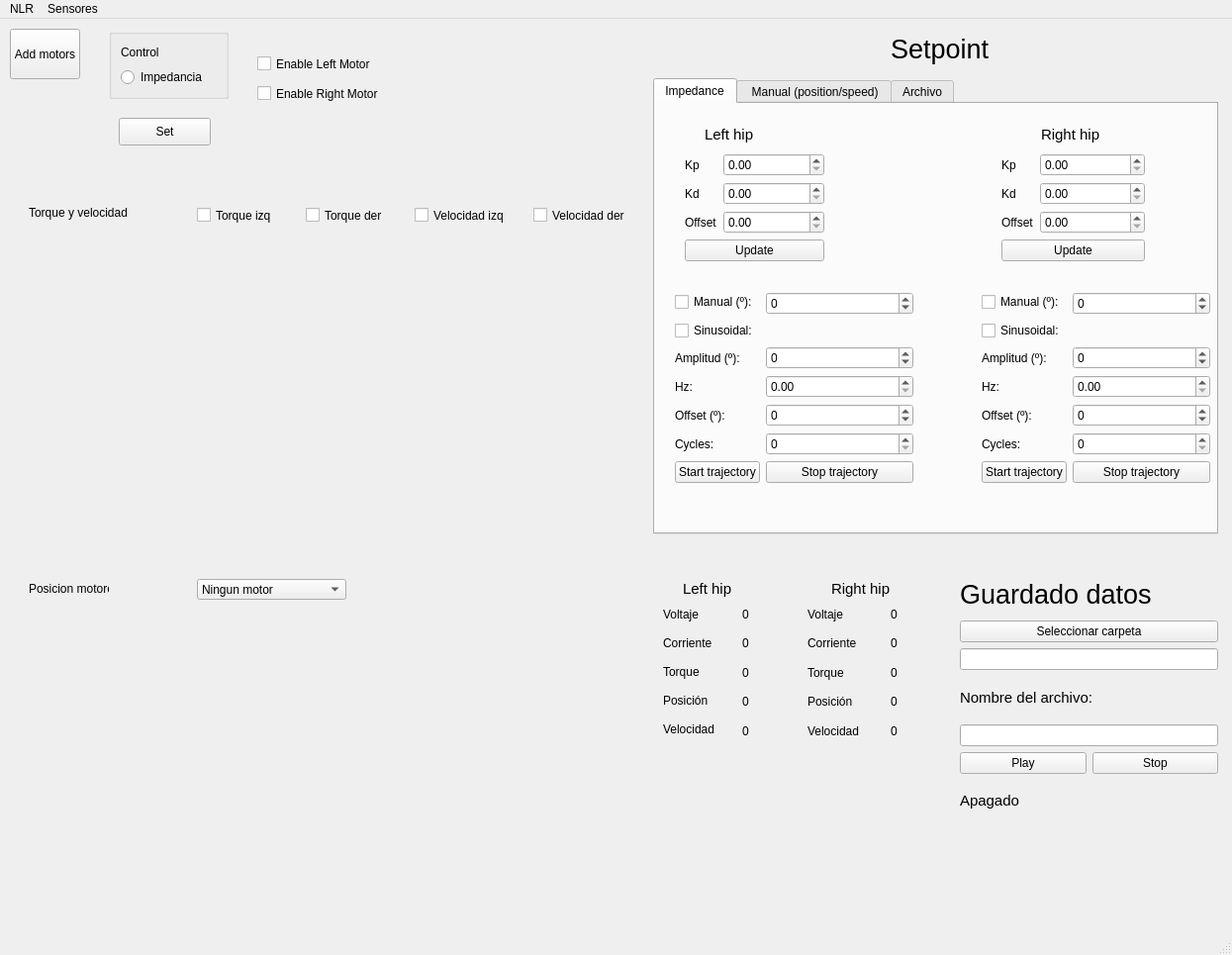
<?xml version="1.0" encoding="UTF-8"?>
<ui version="4.0">
 <class>MainWindow</class>
 <widget class="QMainWindow" name="MainWindow">
  <property name="enabled">
   <bool>true</bool>
  </property>
  <property name="geometry">
   <rect>
    <x>0</x>
    <y>0</y>
    <width>1245</width>
    <height>965</height>
   </rect>
  </property>
  <property name="font">
   <font>
    <pointsize>9</pointsize>
   </font>
  </property>
  <property name="windowTitle">
   <string>MainWindow</string>
  </property>
  <widget class="QWidget" name="centralwidget">
   <widget class="QTabWidget" name="tabWidget">
    <property name="enabled">
     <bool>true</bool>
    </property>
    <property name="geometry">
     <rect>
      <x>660</x>
      <y>60</y>
      <width>571</width>
      <height>461</height>
     </rect>
    </property>
    <property name="currentIndex">
     <number>0</number>
    </property>
    <widget class="QWidget" name="tab_4">
     <attribute name="title">
      <string>Impedance</string>
     </attribute>
     <widget class="QWidget" name="layoutWidget_11">
      <property name="geometry">
       <rect>
        <x>30</x>
        <y>50</y>
        <width>141</width>
        <height>131</height>
       </rect>
      </property>
      <layout class="QFormLayout" name="formLayout_5">
       <item row="0" column="0">
        <widget class="QLabel" name="frecuenciaLabel_5">
         <property name="text">
          <string>Kp</string>
         </property>
        </widget>
       </item>
       <item row="0" column="1">
        <widget class="QDoubleSpinBox" name="left_hip_kp_box">
         <property name="maximum">
          <double>50.000000000000000</double>
         </property>
         <property name="singleStep">
          <double>0.200000000000000</double>
         </property>
        </widget>
       </item>
       <item row="1" column="0">
        <widget class="QLabel" name="amplitudLabel_9">
         <property name="text">
          <string>Kd</string>
         </property>
        </widget>
       </item>
       <item row="1" column="1">
        <widget class="QDoubleSpinBox" name="left_hip_kd_box">
         <property name="maximum">
          <double>50.000000000000000</double>
         </property>
         <property name="singleStep">
          <double>0.200000000000000</double>
         </property>
        </widget>
       </item>
       <item row="2" column="0">
        <widget class="QLabel" name="amplitudLabel_10">
         <property name="text">
          <string>Offset</string>
         </property>
        </widget>
       </item>
       <item row="2" column="1">
        <widget class="QDoubleSpinBox" name="left_hip_offset_box">
         <property name="maximum">
          <double>10.000000000000000</double>
         </property>
         <property name="singleStep">
          <double>0.100000000000000</double>
         </property>
        </widget>
       </item>
       <item row="3" column="0" colspan="2">
        <widget class="QPushButton" name="update_impedance_parameters_btn_izq">
         <property name="text">
          <string>Update</string>
         </property>
        </widget>
       </item>
      </layout>
     </widget>
     <widget class="QWidget" name="layoutWidget_12">
      <property name="geometry">
       <rect>
        <x>350</x>
        <y>50</y>
        <width>145</width>
        <height>131</height>
       </rect>
      </property>
      <layout class="QFormLayout" name="formLayout_6">
       <item row="0" column="0">
        <widget class="QLabel" name="frecuenciaLabel_6">
         <property name="text">
          <string>Kp</string>
         </property>
        </widget>
       </item>
       <item row="0" column="1">
        <widget class="QDoubleSpinBox" name="right_hip_kp_box">
         <property name="maximum">
          <double>50.000000000000000</double>
         </property>
         <property name="singleStep">
          <double>0.200000000000000</double>
         </property>
        </widget>
       </item>
       <item row="1" column="0">
        <widget class="QLabel" name="amplitudLabel_11">
         <property name="text">
          <string>Kd</string>
         </property>
        </widget>
       </item>
       <item row="1" column="1">
        <widget class="QDoubleSpinBox" name="right_hip_kd_box">
         <property name="maximum">
          <double>50.000000000000000</double>
         </property>
         <property name="singleStep">
          <double>0.200000000000000</double>
         </property>
        </widget>
       </item>
       <item row="2" column="0">
        <widget class="QLabel" name="amplitudLabel_12">
         <property name="text">
          <string>Offset</string>
         </property>
        </widget>
       </item>
       <item row="2" column="1">
        <widget class="QDoubleSpinBox" name="right_hip_offset_box">
         <property name="maximum">
          <double>10.000000000000000</double>
         </property>
         <property name="singleStep">
          <double>0.100000000000000</double>
         </property>
        </widget>
       </item>
       <item row="3" column="0" colspan="2">
        <widget class="QPushButton" name="update_impedance_parameters_btn_der">
         <property name="text">
          <string>Update</string>
         </property>
        </widget>
       </item>
      </layout>
     </widget>
     <widget class="QLabel" name="label_5">
      <property name="enabled">
       <bool>true</bool>
      </property>
      <property name="geometry">
       <rect>
        <x>50</x>
        <y>10</y>
        <width>61</width>
        <height>41</height>
       </rect>
      </property>
      <property name="font">
       <font>
        <pointsize>11</pointsize>
       </font>
      </property>
      <property name="text">
       <string>Left hip</string>
      </property>
     </widget>
     <widget class="QLabel" name="label_9">
      <property name="enabled">
       <bool>true</bool>
      </property>
      <property name="geometry">
       <rect>
        <x>390</x>
        <y>10</y>
        <width>61</width>
        <height>41</height>
       </rect>
      </property>
      <property name="font">
       <font>
        <pointsize>11</pointsize>
       </font>
      </property>
      <property name="text">
       <string>Right hip</string>
      </property>
     </widget>
     <widget class="QWidget" name="formLayoutWidget">
      <property name="geometry">
       <rect>
        <x>20</x>
        <y>190</y>
        <width>241</width>
        <height>230</height>
       </rect>
      </property>
      <layout class="QFormLayout" name="formLayout">
       <item row="0" column="0">
        <widget class="QCheckBox" name="left_hip_manual_enable">
         <property name="text">
          <string>Manual (º):</string>
         </property>
        </widget>
       </item>
       <item row="0" column="1">
        <widget class="QDoubleSpinBox" name="left_hip_manual_box">
         <property name="decimals">
          <number>0</number>
         </property>
         <property name="minimum">
          <double>-100.000000000000000</double>
         </property>
         <property name="maximum">
          <double>100.000000000000000</double>
         </property>
         <property name="singleStep">
          <double>2.000000000000000</double>
         </property>
        </widget>
       </item>
       <item row="1" column="0">
        <widget class="QCheckBox" name="left_hip_sine_enable">
         <property name="text">
          <string>Sinusoidal:</string>
         </property>
        </widget>
       </item>
       <item row="2" column="0">
        <widget class="QLabel" name="label">
         <property name="text">
          <string>Amplitud (º):</string>
         </property>
        </widget>
       </item>
       <item row="2" column="1">
        <widget class="QDoubleSpinBox" name="left_hip_sine_amp">
         <property name="decimals">
          <number>0</number>
         </property>
         <property name="minimum">
          <double>-180.000000000000000</double>
         </property>
         <property name="maximum">
          <double>180.000000000000000</double>
         </property>
        </widget>
       </item>
       <item row="3" column="1">
        <widget class="QDoubleSpinBox" name="left_hip_sine_freq">
         <property name="maximum">
          <double>10.000000000000000</double>
         </property>
         <property name="singleStep">
          <double>0.050000000000000</double>
         </property>
        </widget>
       </item>
       <item row="4" column="1">
        <widget class="QDoubleSpinBox" name="left_hip_sine_offset">
         <property name="decimals">
          <number>0</number>
         </property>
         <property name="minimum">
          <double>-100.000000000000000</double>
         </property>
         <property name="maximum">
          <double>100.000000000000000</double>
         </property>
         <property name="singleStep">
          <double>5.000000000000000</double>
         </property>
        </widget>
       </item>
       <item row="5" column="1">
        <widget class="QDoubleSpinBox" name="left_hip_sine_cycles">
         <property name="decimals">
          <number>0</number>
         </property>
         <property name="maximum">
          <double>100.000000000000000</double>
         </property>
        </widget>
       </item>
       <item row="3" column="0">
        <widget class="QLabel" name="label_2">
         <property name="text">
          <string>Hz:</string>
         </property>
        </widget>
       </item>
       <item row="4" column="0">
        <widget class="QLabel" name="label_28">
         <property name="text">
          <string>Offset (º):</string>
         </property>
        </widget>
       </item>
       <item row="5" column="0">
        <widget class="QLabel" name="label_29">
         <property name="text">
          <string>Cycles:</string>
         </property>
        </widget>
       </item>
       <item row="6" column="0">
        <widget class="QPushButton" name="left_start_traj_btn">
         <property name="text">
          <string>Start trajectory</string>
         </property>
        </widget>
       </item>
       <item row="6" column="1">
        <widget class="QPushButton" name="left_stop_traj_btn">
         <property name="text">
          <string>Stop trajectory</string>
         </property>
        </widget>
       </item>
      </layout>
     </widget>
     <widget class="QWidget" name="formLayoutWidget_2">
      <property name="geometry">
       <rect>
        <x>330</x>
        <y>190</y>
        <width>231</width>
        <height>230</height>
       </rect>
      </property>
      <layout class="QFormLayout" name="formLayout_2">
       <item row="0" column="0">
        <widget class="QCheckBox" name="right_hip_manual_enable">
         <property name="text">
          <string>Manual (º):</string>
         </property>
        </widget>
       </item>
       <item row="0" column="1">
        <widget class="QDoubleSpinBox" name="right_hip_manual_box">
         <property name="decimals">
          <number>0</number>
         </property>
         <property name="minimum">
          <double>-100.000000000000000</double>
         </property>
         <property name="maximum">
          <double>100.000000000000000</double>
         </property>
         <property name="singleStep">
          <double>2.000000000000000</double>
         </property>
        </widget>
       </item>
       <item row="1" column="0">
        <widget class="QCheckBox" name="right_hip_sine_enable">
         <property name="text">
          <string>Sinusoidal:</string>
         </property>
        </widget>
       </item>
       <item row="2" column="0">
        <widget class="QLabel" name="label_30">
         <property name="text">
          <string>Amplitud (º):</string>
         </property>
        </widget>
       </item>
       <item row="2" column="1">
        <widget class="QDoubleSpinBox" name="right_hip_sine_amp">
         <property name="decimals">
          <number>0</number>
         </property>
         <property name="minimum">
          <double>-180.000000000000000</double>
         </property>
         <property name="maximum">
          <double>180.000000000000000</double>
         </property>
        </widget>
       </item>
       <item row="3" column="0">
        <widget class="QLabel" name="label_31">
         <property name="text">
          <string>Hz:</string>
         </property>
        </widget>
       </item>
       <item row="3" column="1">
        <widget class="QDoubleSpinBox" name="right_hip_sine_freq">
         <property name="maximum">
          <double>10.000000000000000</double>
         </property>
         <property name="singleStep">
          <double>0.050000000000000</double>
         </property>
        </widget>
       </item>
       <item row="4" column="0">
        <widget class="QLabel" name="label_32">
         <property name="text">
          <string>Offset (º):</string>
         </property>
        </widget>
       </item>
       <item row="4" column="1">
        <widget class="QDoubleSpinBox" name="right_hip_sine_offset">
         <property name="decimals">
          <number>0</number>
         </property>
         <property name="minimum">
          <double>-100.000000000000000</double>
         </property>
         <property name="maximum">
          <double>100.000000000000000</double>
         </property>
         <property name="singleStep">
          <double>5.000000000000000</double>
         </property>
        </widget>
       </item>
       <item row="5" column="1">
        <widget class="QDoubleSpinBox" name="right_hip_sine_cycles">
         <property name="decimals">
          <number>0</number>
         </property>
         <property name="maximum">
          <double>100.000000000000000</double>
         </property>
        </widget>
       </item>
       <item row="6" column="0">
        <widget class="QPushButton" name="right_start_traj_btn">
         <property name="text">
          <string>Start trajectory</string>
         </property>
        </widget>
       </item>
       <item row="6" column="1">
        <widget class="QPushButton" name="right_stop_traj_btn">
         <property name="text">
          <string>Stop trajectory</string>
         </property>
        </widget>
       </item>
       <item row="5" column="0">
        <widget class="QLabel" name="label_33">
         <property name="text">
          <string>Cycles:</string>
         </property>
        </widget>
       </item>
      </layout>
     </widget>
    </widget>
    <widget class="QWidget" name="motores">
     <attribute name="title">
      <string> Manual (position/speed)</string>
     </attribute>
    </widget>
    <widget class="QWidget" name="tab_2">
     <attribute name="title">
      <string>Archivo</string>
     </attribute>
     <widget class="QWidget" name="layoutWidget_7">
      <property name="geometry">
       <rect>
        <x>50</x>
        <y>130</y>
        <width>371</width>
        <height>41</height>
       </rect>
      </property>
      <layout class="QHBoxLayout" name="horizontalLayout_5">
       <item>
        <widget class="QPushButton" name="Archive_setpoint_play">
         <property name="text">
          <string>Play</string>
         </property>
         <property name="icon">
          <iconset>
           <normaloff>../../../../../../../../../../../../Downloads/play.png</normaloff>
           <normalon>../../../../../../../../../../../../Downloads/play.png</normalon>../../../../../../../../../../../../Downloads/play.png</iconset>
         </property>
        </widget>
       </item>
       <item>
        <widget class="QPushButton" name="Archive_setpoint_pause">
         <property name="text">
          <string>Pause</string>
         </property>
         <property name="icon">
          <iconset>
           <normaloff>../../../../../../../../../../../../Downloads/pause.png</normaloff>../../../../../../../../../../../../Downloads/pause.png</iconset>
         </property>
        </widget>
       </item>
       <item>
        <widget class="QPushButton" name="Archive_setpoint_stop">
         <property name="text">
          <string>Stop</string>
         </property>
         <property name="icon">
          <iconset>
           <normaloff>../../../../../../../../../../../../Downloads/stop.png</normaloff>../../../../../../../../../../../../Downloads/stop.png</iconset>
         </property>
        </widget>
       </item>
      </layout>
     </widget>
     <widget class="QLineEdit" name="nombre_carpeta_setpoint">
      <property name="geometry">
       <rect>
        <x>30</x>
        <y>70</y>
        <width>399</width>
        <height>24</height>
       </rect>
      </property>
      <property name="text">
       <string/>
      </property>
     </widget>
     <widget class="QLineEdit" name="nombre_archivo_setpoint">
      <property name="geometry">
       <rect>
        <x>30</x>
        <y>100</y>
        <width>399</width>
        <height>24</height>
       </rect>
      </property>
      <property name="text">
       <string/>
      </property>
     </widget>
     <widget class="QPushButton" name="archivo_setpoint_btn">
      <property name="geometry">
       <rect>
        <x>30</x>
        <y>30</y>
        <width>399</width>
        <height>28</height>
       </rect>
      </property>
      <property name="text">
       <string>Seleccionar archivo</string>
      </property>
     </widget>
     <widget class="QWidget" name="layoutWidget_8">
      <property name="geometry">
       <rect>
        <x>120</x>
        <y>180</y>
        <width>251</width>
        <height>41</height>
       </rect>
      </property>
      <layout class="QFormLayout" name="formLayout_9">
       <item row="0" column="0">
        <widget class="QLabel" name="frecuenciaLabel_9">
         <property name="text">
          <string>Estado:         </string>
         </property>
        </widget>
       </item>
       <item row="0" column="1">
        <widget class="QLabel" name="Archive_state">
         <property name="enabled">
          <bool>true</bool>
         </property>
         <property name="font">
          <font>
           <pointsize>11</pointsize>
          </font>
         </property>
         <property name="text">
          <string>Parado</string>
         </property>
        </widget>
       </item>
      </layout>
     </widget>
    </widget>
   </widget>
   <widget class="QCheckBox" name="enable_motors">
    <property name="geometry">
     <rect>
      <x>260</x>
      <y>30</y>
      <width>221</width>
      <height>31</height>
     </rect>
    </property>
    <property name="text">
     <string>Enable Left Motor</string>
    </property>
   </widget>
   <widget class="QCheckBox" name="enable_right_motor">
    <property name="geometry">
     <rect>
      <x>260</x>
      <y>60</y>
      <width>221</width>
      <height>31</height>
     </rect>
    </property>
    <property name="text">
     <string>Enable Right Motor</string>
    </property>
   </widget>
   <widget class="QGroupBox" name="cadera_izq_control_Qbox">
    <property name="geometry">
     <rect>
      <x>110</x>
      <y>10</y>
      <width>121</width>
      <height>71</height>
     </rect>
    </property>
    <layout class="QGridLayout" name="cadera_control_grid">
     <item row="0" column="0">
      <widget class="QLabel" name="label_4">
       <property name="enabled">
        <bool>true</bool>
       </property>
       <property name="text">
        <string>Control</string>
       </property>
      </widget>
     </item>
     <item row="1" column="0">
      <layout class="QGridLayout" name="cadera_izq_control_grid_">
       <item row="1" column="0">
        <widget class="QRadioButton" name="impedance_control">
         <property name="enabled">
          <bool>true</bool>
         </property>
         <property name="text">
          <string>Impedancia</string>
         </property>
        </widget>
       </item>
      </layout>
     </item>
    </layout>
   </widget>
   <widget class="QPushButton" name="control_set">
    <property name="geometry">
     <rect>
      <x>120</x>
      <y>100</y>
      <width>93</width>
      <height>28</height>
     </rect>
    </property>
    <property name="text">
     <string>Set</string>
    </property>
   </widget>
   <widget class="QWidget" name="layoutWidget">
    <property name="geometry">
     <rect>
      <x>750</x>
      <y>590</y>
      <width>41</width>
      <height>141</height>
     </rect>
    </property>
    <layout class="QVBoxLayout" name="verticalLayout_2">
     <item>
      <widget class="QLabel" name="cadera_izq_voltaje_data">
       <property name="text">
        <string>0</string>
       </property>
      </widget>
     </item>
     <item>
      <widget class="QLabel" name="cadera_izq_corriente_data">
       <property name="text">
        <string>0</string>
       </property>
      </widget>
     </item>
     <item>
      <widget class="QLabel" name="cadera_izq_torque_data">
       <property name="text">
        <string>0</string>
       </property>
      </widget>
     </item>
     <item>
      <widget class="QLabel" name="cadera_izq_posicion_data">
       <property name="text">
        <string>0</string>
       </property>
      </widget>
     </item>
     <item>
      <widget class="QLabel" name="cadera_izq_velocidad_data">
       <property name="text">
        <string>0</string>
       </property>
      </widget>
     </item>
    </layout>
   </widget>
   <widget class="QWidget" name="layoutWidget">
    <property name="geometry">
     <rect>
      <x>670</x>
      <y>590</y>
      <width>71</width>
      <height>139</height>
     </rect>
    </property>
    <layout class="QVBoxLayout" name="verticalLayout">
     <item>
      <widget class="QLabel" name="cadera_izq_voltaje_label">
       <property name="text">
        <string>Voltaje</string>
       </property>
      </widget>
     </item>
     <item>
      <widget class="QLabel" name="cadera_izq_corriente_label">
       <property name="text">
        <string>Corriente</string>
       </property>
      </widget>
     </item>
     <item>
      <widget class="QLabel" name="cadera_izq_torque_label">
       <property name="text">
        <string>Torque</string>
       </property>
      </widget>
     </item>
     <item>
      <widget class="QLabel" name="cadera_izq_posicion_label">
       <property name="text">
        <string>Posición</string>
       </property>
      </widget>
     </item>
     <item>
      <widget class="QLabel" name="cadera_izq_velocidad_label">
       <property name="text">
        <string>Velocidad</string>
       </property>
      </widget>
     </item>
    </layout>
   </widget>
   <widget class="QWidget" name="layoutWidget">
    <property name="geometry">
     <rect>
      <x>900</x>
      <y>590</y>
      <width>41</width>
      <height>141</height>
     </rect>
    </property>
    <layout class="QVBoxLayout" name="verticalLayout_4">
     <item>
      <widget class="QLabel" name="cadera_der_voltaje_data">
       <property name="text">
        <string>0</string>
       </property>
      </widget>
     </item>
     <item>
      <widget class="QLabel" name="cadera_der_corriente_data">
       <property name="text">
        <string>0</string>
       </property>
      </widget>
     </item>
     <item>
      <widget class="QLabel" name="cadera_der_torque_data">
       <property name="text">
        <string>0</string>
       </property>
      </widget>
     </item>
     <item>
      <widget class="QLabel" name="cadera_der_posicion_data">
       <property name="text">
        <string>0</string>
       </property>
      </widget>
     </item>
     <item>
      <widget class="QLabel" name="cadera_der_velocidad_data">
       <property name="text">
        <string>0</string>
       </property>
      </widget>
     </item>
    </layout>
   </widget>
   <widget class="QWidget" name="layoutWidget">
    <property name="geometry">
     <rect>
      <x>816</x>
      <y>590</y>
      <width>71</width>
      <height>141</height>
     </rect>
    </property>
    <layout class="QVBoxLayout" name="verticalLayout_3">
     <item>
      <widget class="QLabel" name="cadera_der_voltaje_label">
       <property name="text">
        <string>Voltaje</string>
       </property>
      </widget>
     </item>
     <item>
      <widget class="QLabel" name="cadera_der_corriente_label">
       <property name="text">
        <string>Corriente</string>
       </property>
      </widget>
     </item>
     <item>
      <widget class="QLabel" name="cadera_der_torque_label">
       <property name="text">
        <string>Torque</string>
       </property>
      </widget>
     </item>
     <item>
      <widget class="QLabel" name="cadera_der_posicion_label">
       <property name="text">
        <string>Posición</string>
       </property>
      </widget>
     </item>
     <item>
      <widget class="QLabel" name="cadera_der_velocidad_label">
       <property name="text">
        <string>Velocidad</string>
       </property>
      </widget>
     </item>
    </layout>
   </widget>
   <widget class="QWidget" name="layoutWidget">
    <property name="geometry">
     <rect>
      <x>970</x>
      <y>560</y>
      <width>261</width>
      <height>251</height>
     </rect>
    </property>
    <layout class="QGridLayout" name="gridLayout">
     <item row="7" column="0">
      <widget class="QLabel" name="estado_record_data">
       <property name="enabled">
        <bool>true</bool>
       </property>
       <property name="font">
        <font>
         <pointsize>11</pointsize>
        </font>
       </property>
       <property name="text">
        <string>Apagado</string>
       </property>
      </widget>
     </item>
     <item row="5" column="0">
      <widget class="QLineEdit" name="nombre_archivo_guardado">
       <property name="text">
        <string/>
       </property>
      </widget>
     </item>
     <item row="4" column="0">
      <widget class="QLabel" name="label_3">
       <property name="enabled">
        <bool>true</bool>
       </property>
       <property name="font">
        <font>
         <pointsize>11</pointsize>
        </font>
       </property>
       <property name="text">
        <string>Nombre del archivo:</string>
       </property>
      </widget>
     </item>
     <item row="1" column="0">
      <widget class="QLabel" name="label_7">
       <property name="enabled">
        <bool>true</bool>
       </property>
       <property name="font">
        <font>
         <pointsize>20</pointsize>
        </font>
       </property>
       <property name="text">
        <string>Guardado datos</string>
       </property>
      </widget>
     </item>
     <item row="3" column="0">
      <widget class="QLineEdit" name="nombre_carpeta_guardado">
       <property name="text">
        <string/>
       </property>
      </widget>
     </item>
     <item row="6" column="0">
      <layout class="QHBoxLayout" name="horizontalLayout">
       <item>
        <widget class="QPushButton" name="save_play_button">
         <property name="text">
          <string>Play</string>
         </property>
         <property name="icon">
          <iconset>
           <normaloff>../../../../../../../../../../../../Downloads/play.png</normaloff>
           <normalon>../../../../../../../../../../../../Downloads/play.png</normalon>../../../../../../../../../../../../Downloads/play.png</iconset>
         </property>
        </widget>
       </item>
       <item>
        <widget class="QPushButton" name="save_stop_button">
         <property name="text">
          <string>Stop</string>
         </property>
         <property name="icon">
          <iconset>
           <normaloff>../../../../../../../../../../../../Downloads/stop.png</normaloff>../../../../../../../../../../../../Downloads/stop.png</iconset>
         </property>
        </widget>
       </item>
      </layout>
     </item>
     <item row="2" column="0">
      <widget class="QPushButton" name="carpeta_guardado_btn">
       <property name="text">
        <string>Seleccionar carpeta</string>
       </property>
      </widget>
     </item>
    </layout>
   </widget>
   <widget class="QLabel" name="label_26">
    <property name="enabled">
     <bool>true</bool>
    </property>
    <property name="geometry">
     <rect>
      <x>900</x>
      <y>10</y>
      <width>111</width>
      <height>41</height>
     </rect>
    </property>
    <property name="font">
     <font>
      <pointsize>20</pointsize>
     </font>
    </property>
    <property name="text">
     <string>Setpoint</string>
    </property>
   </widget>
   <widget class="QPushButton" name="add_motors_btn">
    <property name="geometry">
     <rect>
      <x>10</x>
      <y>10</y>
      <width>71</width>
      <height>51</height>
     </rect>
    </property>
    <property name="text">
     <string>Add motors</string>
    </property>
   </widget>
   <widget class="QLabel" name="label_21">
    <property name="enabled">
     <bool>true</bool>
    </property>
    <property name="geometry">
     <rect>
      <x>690</x>
      <y>560</y>
      <width>61</width>
      <height>31</height>
     </rect>
    </property>
    <property name="font">
     <font>
      <pointsize>11</pointsize>
     </font>
    </property>
    <property name="text">
     <string>Left hip</string>
    </property>
   </widget>
   <widget class="QLabel" name="label_27">
    <property name="enabled">
     <bool>true</bool>
    </property>
    <property name="geometry">
     <rect>
      <x>840</x>
      <y>560</y>
      <width>71</width>
      <height>31</height>
     </rect>
    </property>
    <property name="font">
     <font>
      <pointsize>11</pointsize>
     </font>
    </property>
    <property name="text">
     <string>Right hip</string>
    </property>
   </widget>
   <widget class="QWidget" name="widget" native="true">
    <property name="geometry">
     <rect>
      <x>19</x>
      <y>560</y>
      <width>625</width>
      <height>325</height>
     </rect>
    </property>
    <widget class="QLabel" name="label_6">
     <property name="geometry">
      <rect>
       <x>10</x>
       <y>6</y>
       <width>81</width>
       <height>19</height>
      </rect>
     </property>
     <property name="text">
      <string>Posicion motores</string>
     </property>
    </widget>
    <widget class="QComboBox" name="graph_display_combo">
     <property name="geometry">
      <rect>
       <x>180</x>
       <y>6</y>
       <width>151</width>
       <height>21</height>
      </rect>
     </property>
     <item>
      <property name="text">
       <string>Ningun motor</string>
      </property>
     </item>
     <item>
      <property name="text">
       <string>Ambos motores</string>
      </property>
     </item>
     <item>
      <property name="text">
       <string>Motor izquierdo</string>
      </property>
     </item>
     <item>
      <property name="text">
       <string>Motor derecho</string>
      </property>
     </item>
    </widget>
    <widget class="FigureCanvasQTAgg" name="graph" native="true">
     <property name="geometry">
      <rect>
       <x>10</x>
       <y>30</y>
       <width>611</width>
       <height>325</height>
      </rect>
     </property>
    </widget>
   </widget>
   <widget class="QWidget" name="widget_2" native="true">
    <property name="geometry">
     <rect>
      <x>19</x>
      <y>180</y>
      <width>625</width>
      <height>365</height>
     </rect>
    </property>
    <widget class="QLabel" name="label_8">
     <property name="geometry">
      <rect>
       <x>10</x>
       <y>6</y>
       <width>131</width>
       <height>19</height>
      </rect>
     </property>
     <property name="text">
      <string>Torque y velocidad</string>
     </property>
    </widget>
    <widget class="QCheckBox" name="graph_tv_left_torque_cb">
     <property name="geometry">
      <rect>
       <x>180</x>
       <y>6</y>
       <width>92</width>
       <height>25</height>
      </rect>
     </property>
     <property name="text">
      <string>Torque izq</string>
     </property>
     <property name="checked">
      <bool>false</bool>
     </property>
    </widget>
    <widget class="QCheckBox" name="graph_tv_right_torque_cb">
     <property name="geometry">
      <rect>
       <x>290</x>
       <y>6</y>
       <width>92</width>
       <height>25</height>
      </rect>
     </property>
     <property name="text">
      <string>Torque der</string>
     </property>
     <property name="checked">
      <bool>false</bool>
     </property>
    </widget>
    <widget class="FigureCanvasQTAgg" name="graph_tv" native="true">
     <property name="geometry">
      <rect>
       <x>10</x>
       <y>30</y>
       <width>611</width>
       <height>325</height>
      </rect>
     </property>
    </widget>
    <widget class="QCheckBox" name="graph_tv_left_velocity_cb">
     <property name="geometry">
      <rect>
       <x>400</x>
       <y>6</y>
       <width>92</width>
       <height>25</height>
      </rect>
     </property>
     <property name="text">
      <string>Velocidad izq</string>
     </property>
     <property name="checked">
      <bool>false</bool>
     </property>
    </widget>
    <widget class="QCheckBox" name="graph_tv_right_velocity_cb">
     <property name="geometry">
      <rect>
       <x>520</x>
       <y>6</y>
       <width>101</width>
       <height>25</height>
      </rect>
     </property>
     <property name="text">
      <string>Velocidad der</string>
     </property>
     <property name="checked">
      <bool>false</bool>
     </property>
    </widget>
   </widget>
  </widget>
  <widget class="QMenuBar" name="menubar">
   <property name="geometry">
    <rect>
     <x>0</x>
     <y>0</y>
     <width>1245</width>
     <height>21</height>
    </rect>
   </property>
   <widget class="QMenu" name="menuNLR">
    <property name="title">
     <string>NLR</string>
    </property>
   </widget>
   <widget class="QMenu" name="menusENSORE">
    <property name="title">
     <string>Sensores</string>
    </property>
    <addaction name="separator"/>
   </widget>
   <addaction name="menuNLR"/>
   <addaction name="menusENSORE"/>
  </widget>
  <widget class="QStatusBar" name="statusbar"/>
 </widget>
 <customwidgets>
  <customwidget>
   <class>FigureCanvasQTAgg</class>
   <extends>QWidget</extends>
   <header>gui.mplGraph</header>
   <container>1</container>
  </customwidget>
 </customwidgets>
 <resources/>
 <connections/>
</ui>
